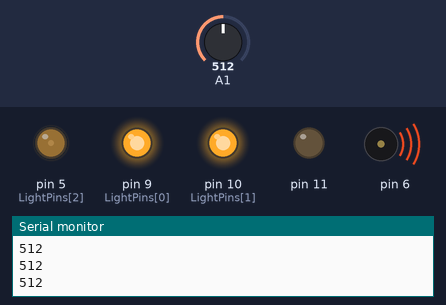
Recording of a sketch running on a simulated Arduino Uno, built with avr-gcc and run on an emulated ATmega328P. On the bench: output pins drawn as LEDs (lit = HIGH), buzzer (waves = sounding), the last lines printed to the serial monitor. The inputs (shaded band) are chosen by the test bench; at power-on: A1 = 512.

Above: at 1.6 s.
1.7 s: A1 set to 0
4.7 s: A1 set to 56
At 7.15 s:
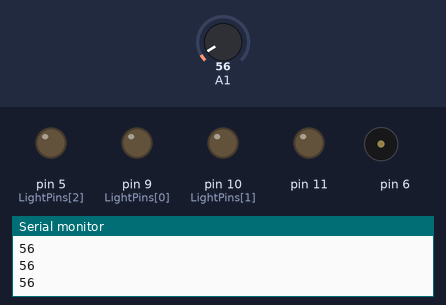
7.7 s: A1 set to 0
10.7 s: A1 set to 122
At 11.12 s:
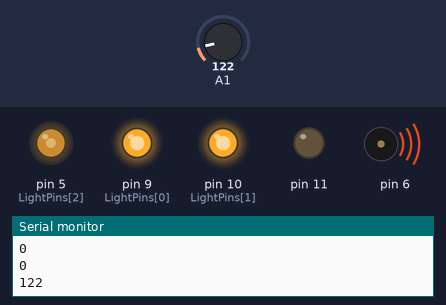
Timing chart, 0 to 14.7 s (numbered marks = the images above; inputs shaded):
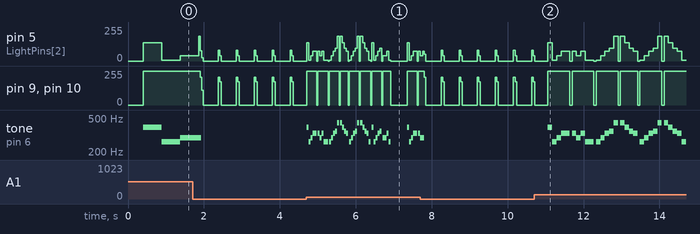

The sketch:

DelosReyes_LabA7.ino
```cpp
int LightPins[3] = {9, 10, 5};
int duration;
double conv_light;
int delayTime;
double Melody[46] = {
  392, 262, 294, 330, 330, 0,
  330, 294, 330, 262, 262, 0,
  262, 294, 330, 350, 440, 0,
  440, 392, 350, 330, 0,
  262, 294, 330, 350, 440, 0,
  440, 392, 350, 330, 262, 0,
  392, 262, 294, 330, 350, 0,
  294, 294, 330, 262, 0
  };

//https://gist.github.com/mhermans/b5c39250ce74c8974324 - You Are My Sunshine
unsigned long Durations[46] = {
  4, 4, 4, 4, 4, 8,
  4, 4, 4, 4, 4, 8,
  4, 4, 4, 4, 4, 8,
  4, 4, 4, 4, 8,
  4, 4, 4, 4, 4, 8,
  4, 4, 4, 4, 4, 8,
  4, 4, 4, 4, 4, 8,
  4, 4, 4, 4, 8
};

void setup() {
  pinMode(9, OUTPUT);
  pinMode(10, OUTPUT);
  pinMode(11, OUTPUT);

  pinMode(A1, INPUT);

  pinMode(6, OUTPUT);
  Serial.begin(9600);
}

void loop() {
  delay(400);


  for (int j = 0; j < 46; j++){
    delayTime = analogRead(A1);
    Serial.println(delayTime);
    duration = ((delayTime * 4) / Durations[j]);

    // //Using (calculated map - get percent and multiplied to max number)
    // for (int i = 0; i < 3; i++){
    //   conv_light = (Melody[j]/450)*255;
    //   analogWrite(LightPins[i], conv_light);
    //   Serial.println(conv_light);
    // }


    for (int i = 0; i < 3; i++){
      conv_light = (Melody[j]/450)*255;
      analogWrite(LightPins[i], Melody[j]);
    }

    tone(6, Melody[j], duration);
    int pauseBetweenNotes = duration * .950;
    delay(pauseBetweenNotes);
  }

}
```

Measured:
- after the input at 4.7 s, tone on pin 6: plays 392 Hz for 0.05 s, 262 Hz for 0.05 s, 294 Hz for 0.05 s, 330 Hz for 0.11 s, 330 Hz for 0.05 s, 294 Hz for 0.05 s … (40 notes in this stretch), starting at once
- after the input at 10.7 s, tone on pin 6: plays 392 Hz for 0.12 s, 262 Hz for 0.12 s, 294 Hz for 0.12 s, 330 Hz for 0.23 s, 330 Hz for 0.12 s, 294 Hz for 0.12 s … (27 notes in this stretch), starting after 0.36 s
